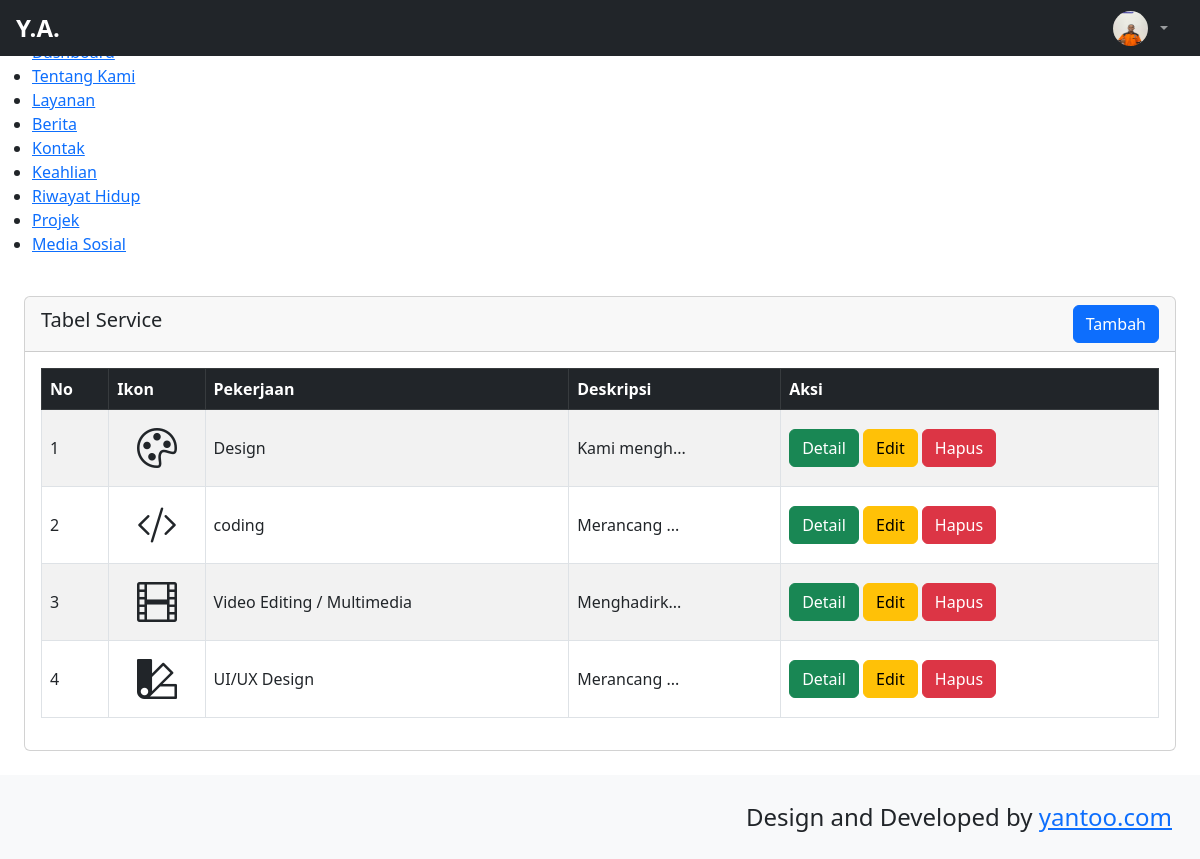
Screenshot of /backend/pages/service/index.php with the database file from the repository.
### tables this page shows
CREATE TABLE `abouts` (
  `id` bigint NOT NULL,
  `name` varchar(255) NOT NULL,
  `bron` date NOT NULL,
  `address` text NOT NULL,
  `zip_code` int NOT NULL,
  `email` varchar(255) NOT NULL,
  `phone` varchar(255) NOT NULL,
  `total_project` int NOT NULL,
  `work` varchar(255) NOT NULL,
  `image` text NOT NULL,
  `description` text NOT NULL
);

CREATE TABLE `services` (
  `id` bigint NOT NULL,
  `icon` text NOT NULL,
  `job` varchar(255) NOT NULL,
  `description` text NOT NULL
);

### backend/pages/service/index.php (the view)
<?php
    include '../../partials/header.php';
    include '../../partials/sidebar.php';
    include '../../partials/navbar.php';
    $service ="SELECT * FROM services";
    $result = mysqli_query($connect, $service) or die(mysqli_error($connect));
?>
  <div id="layoutSidenav_content">
<div class="row p-4">
    <div class="col-12">
        <div class="card">
            <div class="card-header d-flex align-items-center justify-content-between">
                <h5>Tabel Service</h5>
                <a href="./create.php" class="btn btn-primary">Tambah</a>
            </div>
            <div class="card-body">
                <div class="tabel-responsive">
                  <table class="table table-bordered table-striped align-middle">
                      <thead class="table-dark">
                            <tr>
                                <th>No</th>
                                <th>Ikon</th>
                                <th>Pekerjaan</th>
                                <th>Deskripsi</th>
                                <th>Aksi</th>
                            </tr>
                        </thead>
                        <tbody>
                            <?php
                                $no =1;
                                while($item =$result->fetch_object()):
                            ?>
                            <tr>
                                <td><?= $no?></td>
                                <td style="font-size: 40px" class="text-center"><i class="<?= $item->icon?>"></i></td>
                                <td><?= $item->job?></td>
                                 <td>
                                       <?= substr(strip_tags($item->description), 0, 10) . '...' ?>
                                    </td>
                                <td>
                                   <a href="./detail.php?id=<?= $item->id?>" class="btn btn-success">Detail</a>
                                   <a href="./edit.php?id=<?= $item->id?>" class="btn btn-warning">Edit</a>
                                      <a href="../../actions/service/destroy.php?id=<?= $item->id?>" class="btn btn-danger" onclick="retrun confirm('Apakah anda yakin?')">Hapus</a>
                                </td>
                            </tr>
                            <?php
                            $no++;
                            endwhile;
                            ?>
                        </tbody>
                    </table>
                </div>
            </div>
        </div>
    </div>
</div>
<?php
    include '../../partials/footer.php';
    include '../../partials/script.php';
   ?>

### backend/partials/navbar.php (shortened to what this page needs)
    <?php
        $qAbout = "SELECT * FROM abouts";
        $result = mysqli_query($connect, $qAbout) or die(mysqli_error($connect));
        $item = $result->fetch_object();
    ?>
    <body class="sb-nav-fixed">
        <nav class="sb-topnav navbar navbar-expand navbar-dark bg-dark ">
 <a class="navbar-brand ps-3 d-flex align-items-center gap-2" href="index.php">
    <span class="fw-bold fs-4">Y.A.</span>
</a>
            <ul class="navbar-nav ms-auto ms-md-0 me-3 me-lg-4">
                <li class="nav-item dropdown">
                    <a class="nav-link dropdown-toggle d-flex align-items-center gap-2" id="navbarDropdown" href="#" role="button"
                    data-bs-toggle="dropdown" aria-expanded="false">
                        <img src="../../../storages/about/<?= $item->image ?>" alt="Profile"
                            width="35" height="35" class="rounded-circle" />
                    </a>
                </li>
            </ul>
        </nav>

### backend/partials/header.php (style rules this page uses)
html, body { margin: 0; padding: 0; overflow-x: hidden; }

### rows the page displays
abouts: image (picture)
services: job "Design", description "Kami mengh"
services: job "coding", description "Merancang"
services: job "Video Editing / Multimedia", description "Menghadirk"
services: job "UI/UX Design", description "Merancang"
